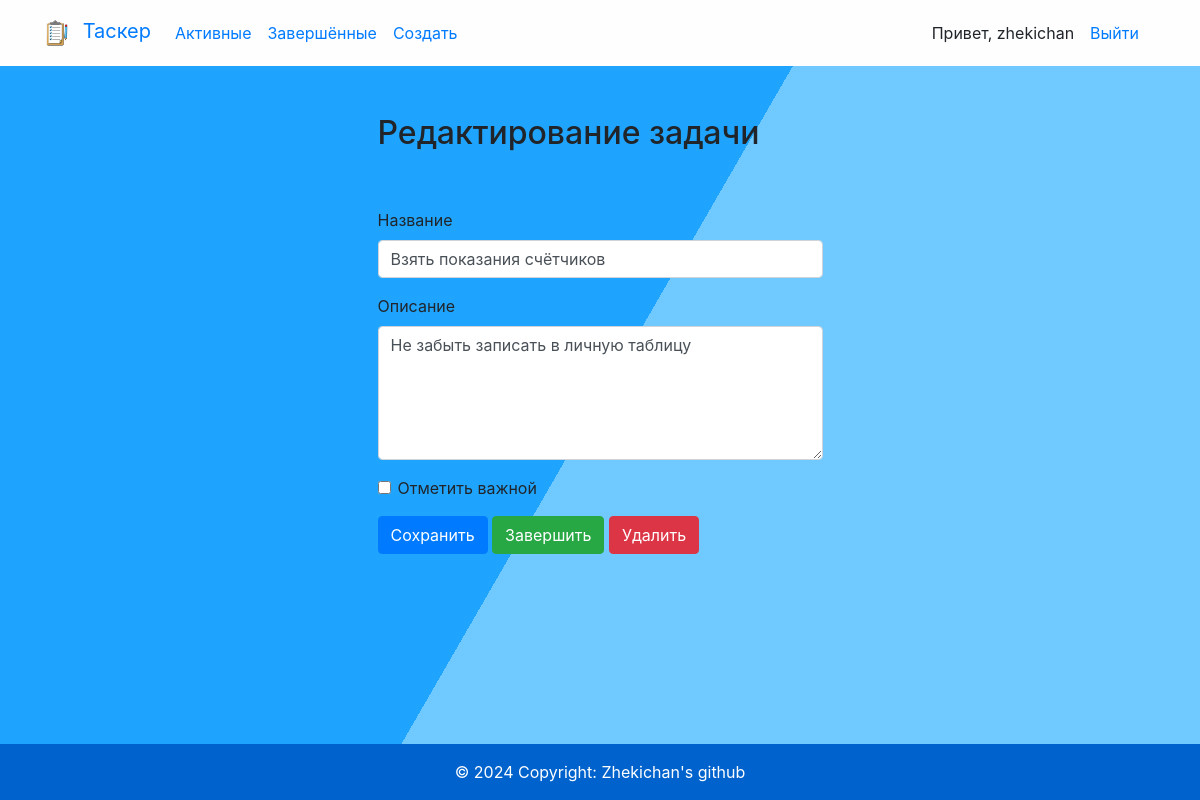
The page /todo/6 (signed in) on the database its author committed.
### todo/models.py (models this page shows, shortened)
class Todo(models.Model):
    title = models.CharField(max_length=100)
    memo = models.TextField(blank=True)
    created = models.DateTimeField(auto_now_add=True)
    datecompleted = models.DateTimeField(null=True, blank=True)
    important = models.BooleanField(default=False)
    user = models.ForeignKey(User, on_delete=models.CASCADE)

### todo/views.py (the view, shortened to what this page needs)
# urls.py: path('todo/<int:todo_pk>', views.viewtodo, name='viewtodo'),
@login_required
def viewtodo(request, todo_pk):
    todo = get_object_or_404(Todo, pk=todo_pk, user=request.user)
    if request.method == 'GET':
        form = TodoForm(instance=todo)
        return render(request, 'todo/viewtodo.html', {'todo':todo, 'form':form})

### todo/forms.py
class TodoForm(ModelForm):
    class Meta:
        model = Todo
        fields = ['title', 'memo', 'important']

### todo/templates/todo/viewtodo.html (shortened to what this page needs)
{% extends "todo/base.html" %}
{% block content %}
    <div class="row justify-content-center mt-5">
        <div class="col-md-5">
            <h2>Редактирование задачи</h2>
        </div>
    </div>
    <div class="row justify-content-center mt-5">
        <div class="col-md-5">
            <form method="POST">
                <div class="form-group">
                    <label for="title">Название</label>
                    <input type="text" name="title" class="form-control" id="title" value="{{ todo.title }}" required>
                </div>
                <div class="form-group">
                    <label for="memo">Описание</label>
                    <textarea name="memo" rows="5" class="form-control" id="memo" >{{ todo.memo }}</textarea>
                </div>
                <div class="form-group form-check">
                    <input type="checkbox" name="important" class="form-check-input" id="important" {% if todo.important %}checked{% endif %}>
                    <label class="form-check-label" for="important">Отметить важной</label>
                </div>
                <button type="submit" class="btn btn-primary">Сохранить</button>
                <button type="button" class="btn btn-success" onclick="$('#complete').click()">Завершить</button>
                <button type="button" class="btn btn-danger" onclick="$('#delete').click()">Удалить</button>
            </form>
        </div>
    </div>
{% endblock %}

### todo/templates/todo/base.html (shortened to what this page needs)
{% load static %}
<!doctype html>
<html lang="en">
<head>
    <link rel="stylesheet" href="https://stackpath.bootstrapcdn.com/bootstrap/4.4.1/css/bootstrap.min.css">
    <link rel="stylesheet" href="{% static 'css/stylesheet.css' %}">
</head>
<body>
<nav class="navbar navbar-expand-md navbar-nav" style="background-color: #fefeff;">
<div class="container">
    <a class="navbar-brand" href="{% url 'home' %}">
        <img src="{% static 'img/notes.png' %}" width="40px" height="40px" alt="photo">
        <span>Таскер</span>
    </a>
    <div class="collapse navbar-collapse" id="navbarNav">
    {% if user.is_authenticated %}
        <ul class="navbar-nav mr-auto">
                <li class="nav-item {{ current }}">
                    <a class="nav-link" href="{% url 'currenttodos' %}">Активные</a>
                </li>
                <li class="nav-item {{ completed }}">
                    <a class="nav-link" href="{% url 'completedtodos' %}">Завершённые</a>
                </li>
                <li class="nav-item {{ create }}">
                    <a class="nav-link" href="{% url 'createtodo' %}">Создать</a>
                </li>
        </ul>
    {% endif %}
    <ul class="navbar-nav ml-auto">
            {% if user.is_authenticated %}
                <li class="nav-item">
                    <li class="nav-item">
                        <a class="nav-link">Привет, {{ user.username|default:'Guest' }}</a>
                    </li>
                    <a href="#" onclick="$('#signOutBtn').click()" class="nav-link">Выйти</a>
                </li>
            {% endif %}
        </ul>
    </div>
</div>
</nav>
<div class="container">
{% block content %}{% endblock %}
</div>
<footer class="bg-primary text-center fixed-bottom">
    <div class="text-center p-3 text-white" style="background-color: rgba(0, 0, 0, 0.2);">
      © 2024 Copyright:
      <a class="text-white" href="https://github.com/zhek1chan">Zhekichan's github</a>
    </div>
  </footer>
</body>
</html>

### static/css/stylesheet.css (style rules this page uses)
html { height:100%; }
body { margin:0; }

### rows shown on the page
Todo: title "Взять показания счётчиков", memo "Не забыть записать в личную таблицу"

### other values the page prints
{{ user.username|default:'Guest' }} "zhekichan"
